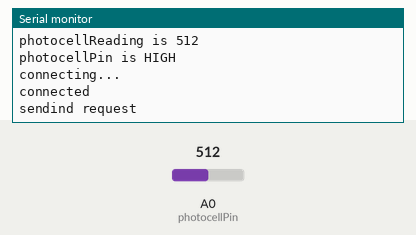
A sketch run on a simulated Arduino Uno, built with avr-gcc and run on an emulated ATmega328P. Shown: the last lines printed to the serial monitor. Inputs (shaded band) come from the test bench; at power-on: A0 (photocellPin) = 512. WiFi joins after 1.5 s; servers stay silent unless stated; uploads are accepted with an empty reply.

Above: at 3.7 s.
3.8 s: A0 (photocellPin) set to 414
6.8 s: A0 (photocellPin) set to 387
At 7.7 s:
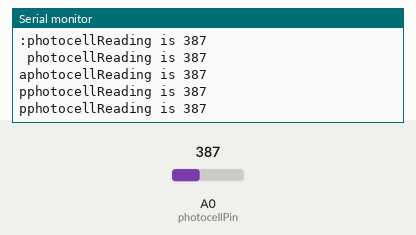
8.3 s: A0 (photocellPin) set to 111
At 9.4 s:
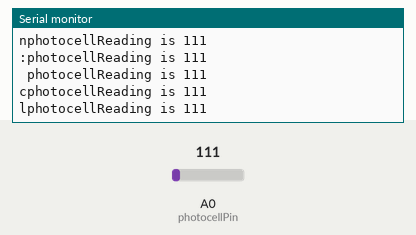
9.8 s: A0 (photocellPin) set to 92
At 10.8 s:
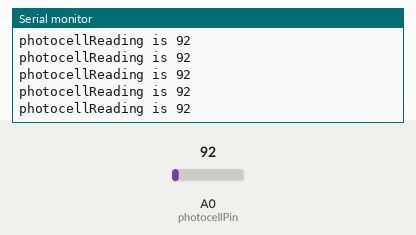
Timing chart, 0 to 12.8 s (numbered marks = the images above; inputs shaded):
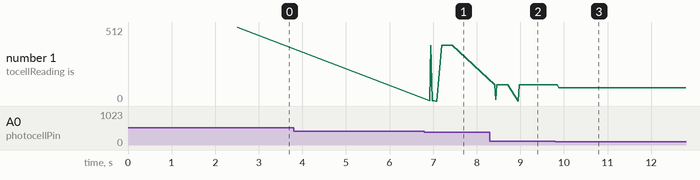

Measured:
- the behaviour switches between 400 and 399 on A0 (photocellPin) (found by bisection; images 0 and 1)
- the behaviour switches between 100 and 99 on A0 (photocellPin) (found by bisection; images 2 and 3)
- after the input at 6.8 s, the serial monitor: prints a new line after 0.07 s (image 1)
- after the input at 8.3 s, the serial monitor: prints a new line after 0.08 s (image 2)
- after the input at 9.8 s, the serial monitor: prints a new line after 0.08 s (image 3)
- plotted number 1: 512 → 387 after the input at 6.8 s, 387 → 111 after the input at 8.3 s, 111 → 92 after the input at 9.8 s

The sketch:

ino_doorbell_with_mobile_phone_notification.ino
```cpp
////
//
// General code from http://www.pushingbox.com for Arduino + Ethernet Shield (official) v1.2
//
////

#include <SPI.h>
#include <Ethernet.h>

  /////////////////
 // MODIFY HERE //
/////////////////

// Be sure this address is unique in your network
byte mac[] = { 0x00, 0xAA, 0xBB, 0xCC, 0xDE, 0x19 };
// DeviceID: https://www.pushingbox.com/scenarios.php
char DEVID1[] = "TODO";
// The analog reading from the sensor when the LED is on
int threshold = 400;
// How long (ms) is the bell indicating (prevents multiple notification on one ring)
int bell_duration = 4000;
// The cell and 10K pulldown are connected to a0
int photocellPin = 0;

// Debug mode
boolean DEBUG = true;

  //////////////
 //   End    //
//////////////

char serverName[] = "api.pushingbox.com";
// State of the connection last time through the main loop
boolean lastConnected = false;
boolean photocellPinState = false;                // Save the last state of the Pin for DEVID1
int photocellReading;     // the analog reading from the sensor divider

// Initialize the Ethernet client library
// with the IP address and port of the server
// that you want to connect to (port 80 is default for HTTP):
EthernetClient client;

void setup() {
  Serial.begin(9600);

  // start the Ethernet connection:
  if (Ethernet.begin(mac) == 0) {
    Serial.println("Failed to configure Ethernet using DHCP");
    // no point in carrying on, so do nothing forevermore:
    while(true);
  }
  else{
    Serial.println("Ethernet ready");
    // print the Ethernet board/shield's IP address:
    Serial.print("My IP address: ");
    Serial.println(Ethernet.localIP());
  }
  // give the Ethernet shield a second to initialize:
  delay(1000);
}

void loop()
{
      // Maintain DHCP lease
      Ethernet.maintain();

      ////
      // Listening for the photocellPin state
      ////
      photocellReading = analogRead(photocellPin);
      if(DEBUG){Serial.print("photocellReading is ");}
      if(DEBUG){Serial.println(photocellReading);}

      if (photocellReading > threshold && photocellPinState == false) // switch on pinDevid1 is ON
      {
        if(DEBUG){Serial.println("photocellPin is HIGH");}
        photocellPinState = true;
        //Sending request to PushingBox when the pin is HIGH
        sendToPushingBox(DEVID1);

        delay(bell_duration);
      }
       if (photocellReading < threshold && photocellPinState == true) // switch on pinDevid1 is OFF
      {
        if(DEBUG){Serial.println("photocellPin is LOW");}
        photocellPinState = false;
        //Sending request to PushingBox when the pin is LOW
        //sendToPushingBox(DEVID1);    //Here you can run an other scenario by creating a DEVID2 variable
      }


      //DEBUG part
      // this write the respons from PushingBox Server.
      // You should see a "200 OK"
      if (client.available()) {
        char c = client.read();
        if(DEBUG){Serial.print(c);}
      }

      // if there's no net connection, but there was one last time
      // through the loop, then stop the client:
      if (!client.connected() && lastConnected) {
        if(DEBUG){Serial.println();}
        if(DEBUG){Serial.println("disconnecting.");}
        client.stop();
      }
      lastConnected = client.connected();
}

//Function for sending the request to PushingBox
void sendToPushingBox(char devid[]){
  client.stop();
  if(DEBUG){Serial.println("connecting...");}

  if (client.connect(serverName, 80)) {
    if(DEBUG){Serial.println("connected");}

    if(DEBUG){Serial.println("sendind request");}
    client.print("GET /pushingbox?devid=");
    client.print(devid);
    client.println(" HTTP/1.1");
    client.print("Host: ");
    client.println(serverName);
    client.println("User-Agent: Arduino");
    client.println();
  }
  else {
    if(DEBUG){Serial.println("connection failed");}
  }
}
```
